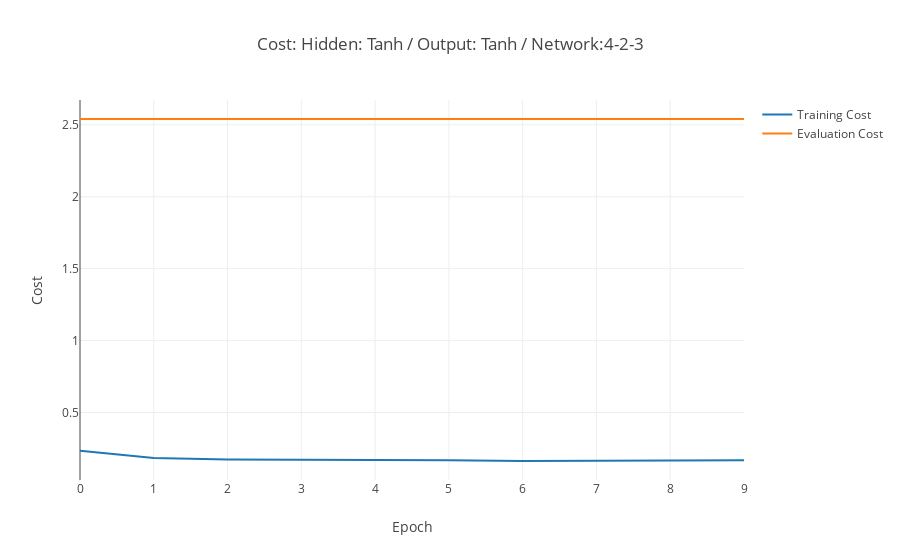

Here is the notebook cell this chart was saved with:
### Code cell
#Set up plotly data
trace0 = go.Scatter(
    x = epoch_lst,
    y = training_cost1,
    mode = 'lines',
    name = 'Training Cost'
)

trace1 = go.Scatter(
    x = epoch_lst,
    y = evaluation_cost5,
    mode = 'lines',
    name = 'Evaluation Cost'
)


data = [trace0, trace1]

# Edit the layout
layout = dict(title = 'Cost: Hidden: Tanh / Output: Tanh / Network:4-2-3',
              xaxis = dict(title = 'Epoch'),
              yaxis = dict(title = 'Cost'),
              )

#Plot 
fig = go.Figure(data=data, layout=layout)
iplot(fig)

### Figure 1 — Plotly figure (JSON) as saved in the notebook; plotly's stock layout.template omitted (floating-point values rounded to 4 significant figures)
{"data": [{"mode": "lines", "name": "Training Cost", "type": "scatter", "uid": "64271618-d347-11e8-a821-a820660c6deb", "x": [0, 1, 2, 3, 4, 5, 6, 7, 8, 9], "y": [0.2351, 0.1846, 0.1747, 0.1709, 0.1699, 0.1695, 0.1636, 0.1662, 0.1688, 0.1681]}, {"mode": "lines", "name": "Evaluation Cost", "type": "scatter", "uid": "64271886-d347-11e8-85f4-a820660c6deb", "x": [0, 1, 2, 3, 4, 5, 6, 7, 8, 9], "y": [2.54, 2.54, 2.54, 2.54, 2.54, 2.54, 2.54, 2.54, 2.54, 2.54]}], "layout": {"title": "Cost: Hidden: Tanh / Output: Tanh / Network:4-2-3", "xaxis": {"title": "Epoch"}, "yaxis": {"title": "Cost"}}}
